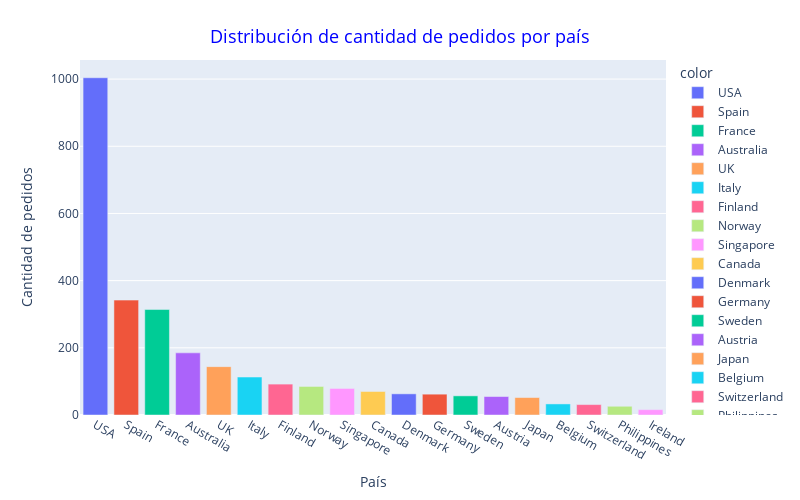

Here is the notebook cell this chart was saved with:
### Markdown cell above
**Distribución de cantidad de pedidos por país**

### Code cell
barplot_visualization('COUNTRY', 'Distribución de cantidad de pedidos por país','País','Cantidad de pedidos')

### Figure 1 — Plotly figure (JSON) as saved in the notebook; plotly's stock layout.template omitted (floating-point values rounded to 4 significant figures)
{"data": [{"alignmentgroup": "True", "hovertemplate": "color=USA<br>País=%{x}<br>Cantidad de pedidos=%{y}<extra></extra>", "legendgroup": "USA", "marker": {"color": "#636efa", "pattern": {"shape": ""}}, "name": "USA", "offsetgroup": "USA", "orientation": "v", "showlegend": true, "textposition": "auto", "type": "bar", "x": ["USA"], "xaxis": "x", "y": [1004], "yaxis": "y"}, {"alignmentgroup": "True", "hovertemplate": "color=Spain<br>País=%{x}<br>Cantidad de pedidos=%{y}<extra></extra>", "legendgroup": "Spain", "marker": {"color": "#EF553B", "pattern": {"shape": ""}}, "name": "Spain", "offsetgroup": "Spain", "orientation": "v", "showlegend": true, "textposition": "auto", "type": "bar", "x": ["Spain"], "xaxis": "x", "y": [342], "yaxis": "y"}, {"alignmentgroup": "True", "hovertemplate": "color=France<br>País=%{x}<br>Cantidad de pedidos=%{y}<extra></extra>", "legendgroup": "France", "marker": {"color": "#00cc96", "pattern": {"shape": ""}}, "name": "France", "offsetgroup": "France", "orientation": "v", "showlegend": true, "textposition": "auto", "type": "bar", "x": ["France"], "xaxis": "x", "y": [314], "yaxis": "y"}, {"alignmentgroup": "True", "hovertemplate": "color=Australia<br>País=%{x}<br>Cantidad de pedidos=%{y}<extra></extra>", "legendgroup": "Australia", "marker": {"color": "#ab63fa", "pattern": {"shape": ""}}, "name": "Australia", "offsetgroup": "Australia", "orientation": "v", "showlegend": true, "textposition": "auto", "type": "bar", "x": ["Australia"], "xaxis": "x", "y": [185], "yaxis": "y"}, {"alignmentgroup": "True", "hovertemplate": "color=UK<br>País=%{x}<br>Cantidad de pedidos=%{y}<extra></extra>", "legendgroup": "UK", "marker": {"color": "#FFA15A", "pattern": {"shape": ""}}, "name": "UK", "offsetgroup": "UK", "orientation": "v", "showlegend": true, "textposition": "auto", "type": "bar", "x": ["UK"], "xaxis": "x", "y": [144], "yaxis": "y"}, {"alignmentgroup": "True", "hovertemplate": "color=Italy<br>País=%{x}<br>Cantidad de pedidos=%{y}<extra></extra>", "legendgroup": "Italy", "marker": {"color": "#19d3f3", "pattern": {"shape": ""}}, "name": "Italy", "offsetgroup": "Italy", "orientation": "v", "showlegend": true, "textposition": "auto", "type": "bar", "x": ["Italy"], "xaxis": "x", "y": [113], "yaxis": "y"}, {"alignmentgroup": "True", "hovertemplate": "color=Finland<br>País=%{x}<br>Cantidad de pedidos=%{y}<extra></extra>", "legendgroup": "Finland", "marker": {"color": "#FF6692", "pattern": {"shape": ""}}, "name": "Finland", "offsetgroup": "Finland", "orientation": "v", "showlegend": true, "textposition": "auto", "type": "bar", "x": ["Finland"], "xaxis": "x", "y": [92], "yaxis": "y"}, {"alignmentgroup": "True", "hovertemplate": "color=Norway<br>País=%{x}<br>Cantidad de pedidos=%{y}<extra></extra>", "legendgroup": "Norway", "marker": {"color": "#B6E880", "pattern": {"shape": ""}}, "name": "Norway", "offsetgroup": "Norway", "orientation": "v", "showlegend": true, "textposition": "auto", "type": "bar", "x": ["Norway"], "xaxis": "x", "y": [85], "yaxis": "y"}, {"alignmentgroup": "True", "hovertemplate": "color=Singapore<br>País=%{x}<br>Cantidad de pedidos=%{y}<extra></extra>", "legendgroup": "Singapore", "marker": {"color": "#FF97FF", "pattern": {"shape": ""}}, "name": "Singapore", "offsetgroup": "Singapore", "orientation": "v", "showlegend": true, "textposition": "auto", "type": "bar", "x": ["Singapore"], "xaxis": "x", "y": [79], "yaxis": "y"}, {"alignmentgroup": "True", "hovertemplate": "color=Canada<br>País=%{x}<br>Cantidad de pedidos=%{y}<extra></extra>", "legendgroup": "Canada", "marker": {"color": "#FECB52", "pattern": {"shape": ""}}, "name": "Canada", "offsetgroup": "Canada", "orientation": "v", "showlegend": true, "textposition": "auto", "type": "bar", "x": ["Canada"], "xaxis": "x", "y": [70], "yaxis": "y"}, {"alignmentgroup": "True", "hovertemplate": "color=Denmark<br>País=%{x}<br>Cantidad de pedidos=%{y}<extra></extra>", "legendgroup": "Denmark", "marker": {"color": "#636efa", "pattern": {"shape": ""}}, "name": "Denmark", "offsetgroup": "Denmark", "orientation": "v", "showlegend": true, "textposition": "auto", "type": "bar", "x": ["Denmark"], "xaxis": "x", "y": [63], "yaxis": "y"}, {"alignmentgroup": "True", "hovertemplate": "color=Germany<br>País=%{x}<br>Cantidad de pedidos=%{y}<extra></extra>", "legendgroup": "Germany", "marker": {"color": "#EF553B", "pattern": {"shape": ""}}, "name": "Germany", "offsetgroup": "Germany", "orientation": "v", "showlegend": true, "textposition": "auto", "type": "bar", "x": ["Germany"], "xaxis": "x", "y": [62], "yaxis": "y"}, {"alignmentgroup": "True", "hovertemplate": "color=Sweden<br>País=%{x}<br>Cantidad de pedidos=%{y}<extra></extra>", "legendgroup": "Sweden", "marker": {"color": "#00cc96", "pattern": {"shape": ""}}, "name": "Sweden", "offsetgroup": "Sweden", "orientation": "v", "showlegend": true, "textposition": "auto", "type": "bar", "x": ["Sweden"], "xaxis": "x", "y": [57], "yaxis": "y"}, {"alignmentgroup": "True", "hovertemplate": "color=Austria<br>País=%{x}<br>Cantidad de pedidos=%{y}<extra></extra>", "legendgroup": "Austria", "marker": {"color": "#ab63fa", "pattern": {"shape": ""}}, "name": "Austria", "offsetgroup": "Austria", "orientation": "v", "showlegend": true, "textposition": "auto", "type": "bar", "x": ["Austria"], "xaxis": "x", "y": [55], "yaxis": "y"}, {"alignmentgroup": "True", "hovertemplate": "color=Japan<br>País=%{x}<br>Cantidad de pedidos=%{y}<extra></extra>", "legendgroup": "Japan", "marker": {"color": "#FFA15A", "pattern": {"shape": ""}}, "name": "Japan", "offsetgroup": "Japan", "orientation": "v", "showlegend": true, "textposition": "auto", "type": "bar", "x": ["Japan"], "xaxis": "x", "y": [52], "yaxis": "y"}, {"alignmentgroup": "True", "hovertemplate": "color=Belgium<br>País=%{x}<br>Cantidad de pedidos=%{y}<extra></extra>", "legendgroup": "Belgium", "marker": {"color": "#19d3f3", "pattern": {"shape": ""}}, "name": "Belgium", "offsetgroup": "Belgium", "orientation": "v", "showlegend": true, "textposition": "auto", "type": "bar", "x": ["Belgium"], "xaxis": "x", "y": [33], "yaxis": "y"}, {"alignmentgroup": "True", "hovertemplate": "color=Switzerland<br>País=%{x}<br>Cantidad de pedidos=%{y}<extra></extra>", "legendgroup": "Switzerland", "marker": {"color": "#FF6692", "pattern": {"shape": ""}}, "name": "Switzerland", "offsetgroup": "Switzerland", "orientation": "v", "showlegend": true, "textposition": "auto", "type": "bar", "x": ["Switzerland"], "xaxis": "x", "y": [31], "yaxis": "y"}, {"alignmentgroup": "True", "hovertemplate": "color=Philippines<br>País=%{x}<br>Cantidad de pedidos=%{y}<extra></extra>", "legendgroup": "Philippines", "marker": {"color": "#B6E880", "pattern": {"shape": ""}}, "name": "Philippines", "offsetgroup": "Philippines", "orientation": "v", "showlegend": true, "textposition": "auto", "type": "bar", "x": ["Philippines"], "xaxis": "x", "y": [26], "yaxis": "y"}, {"alignmentgroup": "True", "hovertemplate": "color=Ireland<br>País=%{x}<br>Cantidad de pedidos=%{y}<extra></extra>", "legendgroup": "Ireland", "marker": {"color": "#FF97FF", "pattern": {"shape": ""}}, "name": "Ireland", "offsetgroup": "Ireland", "orientation": "v", "showlegend": true, "textposition": "auto", "type": "bar", "x": ["Ireland"], "xaxis": "x", "y": [16], "yaxis": "y"}], "layout": {"barmode": "relative", "height": 500, "legend": {"title": {"text": "color"}, "tracegroupgap": 0}, "margin": {"t": 60}, "title": {"font": {"color": "blue", "size": 18}, "text": "Distribución de cantidad de pedidos por país", "x": 0.5, "xanchor": "center", "yanchor": "top"}, "width": 800, "xaxis": {"anchor": "y", "domain": [0, 1], "title": {"text": "País"}}, "yaxis": {"anchor": "x", "domain": [0, 1], "title": {"text": "Cantidad de pedidos"}}}}
